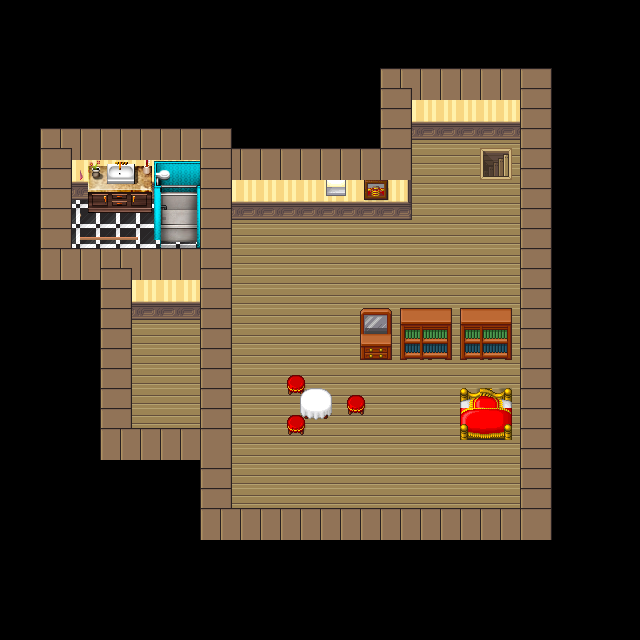

A level layout from a 2D game, rendered from its tile map. Below: a short description, then the map file with tile-grid data replaced by summaries:
An orthogonal 32x32 tile map with 20x20 px tiles, 5 tile layers (floor, wall, furniture, sidewall, ...), 2 tilesets.

<map version="1.5" tiledversion="1.7.2" orientation="orthogonal" renderorder="right-down" width="32" height="32" tilewidth="20" tileheight="20" infinite="0" nextlayerid="6" nextobjectid="1">
 <editorsettings>
  <export target="room2.json" format="json" />
 </editorsettings>
 <tileset firstgid="1" source="Pipo.tsx" />
 <tileset firstgid="1065" source="Samplessss.tsx" />
 <layer id="1" name="floor" width="32" height="32">
  <data>[1024 cells, 334 non-empty, 3 distinct tile ids]</data>
 </layer>
 <layer id="2" name="wall" width="32" height="32">
  <data>[1024 cells, 69 non-empty, 7 distinct tile ids]</data>
 </layer>
 <layer id="4" name="furniture" width="32" height="32">
  <data>[1024 cells, 50 non-empty, 44 distinct tile ids]</data>
 </layer>
 <layer id="3" name="sidewall" width="32" height="32">
  <data>[1024 cells, 99 non-empty, 3 distinct tile ids]</data>
 </layer>
 <layer id="5" name="sidewall2" width="32" height="32">
  <data>[1024 cells, 16 non-empty, 2 distinct tile ids]</data>
 </layer>
</map>
